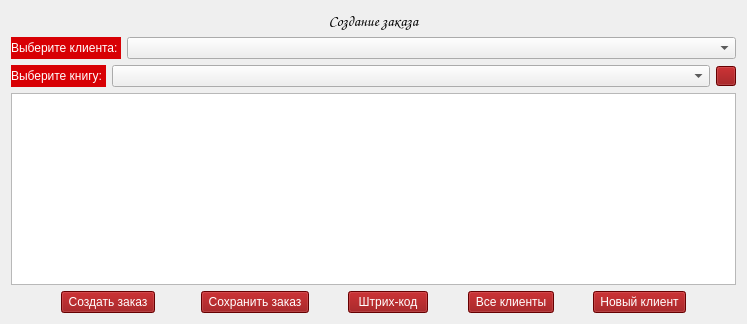
        <widget class="QWidget" name="page_3_not_for_admin">
         <layout class="QVBoxLayout" name="verticalLayout_8">
          <item>
           <layout class="QVBoxLayout" name="verticalLayout_6">
            <item>
             <widget class="QLabel" name="label_6">
              <property name="font">
               <font>
                <family>Comic Sans MS</family>
                <pointsize>11</pointsize>
                <weight>50</weight>
                <italic>false</italic>
                <bold>false</bold>
               </font>
              </property>
              <property name="styleSheet">
               <string notr="true">font: 11pt &quot;Comic Sans MS&quot;;</string>
              </property>
              <property name="text">
               <string>Создание заказа</string>
              </property>
              <property name="alignment">
               <set>Qt::AlignCenter</set>
              </property>
             </widget>
            </item>
            <item>
             <layout class="QHBoxLayout" name="horizontalLayout_11" stretch="1,10">
              <item>
               <widget class="QLabel" name="label_8">
                <property name="styleSheet">
                 <string notr="true">background-color: rgb(216, 0, 4);
color: rgb(255, 255, 255);
font: 9pt &quot;Comic Sans MS&quot;;</string>
                </property>
                <property name="text">
                 <string>Выберите клиента: </string>
                </property>
               </widget>
              </item>
              <item>
               <widget class="QComboBox" name="comboBox_clients"/>
              </item>
             </layout>
            </item>
            <item>
             <layout class="QHBoxLayout" name="horizontalLayout_12" stretch="1,100,0">
              <item>
               <widget class="QLabel" name="label_9">
                <property name="styleSheet">
                 <string notr="true">background-color: rgb(216, 0, 4);
color: rgb(255, 255, 255);
font: 9pt &quot;Comic Sans MS&quot;;</string>
                </property>
                <property name="text">
                 <string>Выберите книгу: </string>
                </property>
               </widget>
              </item>
              <item>
               <widget class="QComboBox" name="comboBox_book"/>
              </item>
              <item>
               <widget class="QPushButton" name="btn_plus">
                <property name="maximumSize">
                 <size>
                  <width>20</width>
                  <height>20</height>
                 </size>
                </property>
                <property name="styleSheet">
                 <string notr="true">background-color: rgb(143, 0, 2);
font: 9pt &quot;Comic Sans MS&quot;;
color: rgb(255, 255, 255);</string>
                </property>
                <property name="text">
                 <string/>
                </property>
                <property name="icon">
                 <iconset>
                  <normaloff>img/Добавить.png</normaloff>img/Добавить.png</iconset>
                </property>
                <property name="iconSize">
                 <size>
                  <width>20</width>
                  <height>20</height>
                 </size>
                </property>
                <property name="checkable">
                 <bool>false</bool>
                </property>
                <property name="checked">
                 <bool>false</bool>
                </property>
                <property name="autoRepeat">
                 <bool>false</bool>
                </property>
                <property name="autoExclusive">
                 <bool>false</bool>
                </property>
               </widget>
              </item>
             </layout>
            </item>
            <item>
             <widget class="QListWidget" name="add_new_field">
              <property name="iconSize">
               <size>
                <width>500</width>
                <height>151</height>
               </size>
              </property>
              <property name="selectionRectVisible">
               <bool>true</bool>
              </property>
              <property name="currentRow">
               <number>-1</number>
              </property>
             </widget>
            </item>
            <item>
             <layout class="QHBoxLayout" name="horizontalLayout_13" stretch="3,1,0,0,2,0,2,1,2,1,3">
              <item>
               <spacer name="horizontalSpacer_7">
                <property name="orientation">
                 <enum>Qt::Horizontal</enum>
                </property>
                <property name="sizeHint" stdset="0">
                 <size>
                  <width>40</width>
                  <height>20</height>
                 </size>
                </property>
               </spacer>
              </item>
              <item>
               <widget class="QPushButton" name="btn_new_order">
                <property name="styleSheet">
                 <string notr="true">background-color: rgb(143, 0, 2);
font: 9pt &quot;Comic Sans MS&quot;;
color: rgb(255, 255, 255);</string>
                </property>
                <property name="text">
                 <string> Создать заказ </string>
                </property>
               </widget>
              </item>
              <item>
               <spacer name="horizontalSpacer_17">
                <property name="orientation">
                 <enum>Qt::Horizontal</enum>
                </property>
                <property name="sizeHint" stdset="0">
                 <size>
                  <width>40</width>
                  <height>20</height>
                 </size>
                </property>
               </spacer>
              </item>
              <item>
               <widget class="QPushButton" name="btn_save_request">
                <property name="styleSheet">
                 <string notr="true">background-color: rgb(143, 0, 2);
font: 9pt &quot;Comic Sans MS&quot;;
color: rgb(255, 255, 255);</string>
                </property>
                <property name="text">
                 <string> Сохранить заказ </string>
                </property>
               </widget>
              </item>
              <item>
               <spacer name="horizontalSpacer_10">
                <property name="orientation">
                 <enum>Qt::Horizontal</enum>
                </property>
                <property name="sizeHint" stdset="0">
                 <size>
                  <width>40</width>
                  <height>20</height>
                 </size>
                </property>
               </spacer>
              </item>
              <item>
               <widget class="QPushButton" name="btn_code">
                <property name="enabled">
                 <bool>true</bool>
                </property>
                <property name="styleSheet">
                 <string notr="true">background-color: rgb(143, 0, 2);
font: 9pt &quot;Comic Sans MS&quot;;
color: rgb(255, 255, 255);</string>
                </property>
                <property name="text">
                 <string> Штрих-код </string>
                </property>
               </widget>
              </item>
              <item>
               <spacer name="horizontalSpacer_12">
                <property name="orientation">
                 <enum>Qt::Horizontal</enum>
                </property>
                <property name="sizeHint" stdset="0">
                 <size>
                  <width>40</width>
                  <height>20</height>
                 </size>
                </property>
               </spacer>
              </item>
              <item>
               <widget class="QPushButton" name="btn_all_clients">
                <property name="styleSheet">
                 <string notr="true">background-color: rgb(143, 0, 2);
font: 9pt &quot;Comic Sans MS&quot;;
color: rgb(255, 255, 255);</string>
                </property>
                <property name="text">
                 <string> Все клиенты </string>
                </property>
               </widget>
              </item>
              <item>
               <spacer name="horizontalSpacer_9">
                <property name="orientation">
                 <enum>Qt::Horizontal</enum>
                </property>
                <property name="sizeHint" stdset="0">
                 <size>
                  <width>40</width>
                  <height>20</height>
                 </size>
                </property>
               </spacer>
              </item>
              <item>
               <widget class="QPushButton" name="btn_new_client">
                <property name="styleSheet">
                 <string notr="true">background-color: rgb(143, 0, 2);
font: 9pt &quot;Comic Sans MS&quot;;
color: rgb(255, 255, 255);</string>
                </property>
                <property name="text">
                 <string> Новый клиент </string>
                </property>
               </widget>
              </item>
              <item>
               <spacer name="horizontalSpacer_8">
                <property name="orientation">
                 <enum>Qt::Horizontal</enum>
                </property>
                <property name="sizeHint" stdset="0">
                 <size>
                  <width>40</width>
                  <height>20</height>
                 </size>
                </property>
               </spacer>
              </item>
             </layout>
            </item>
           </layout>
          </item>
         </layout>
        </widget>
